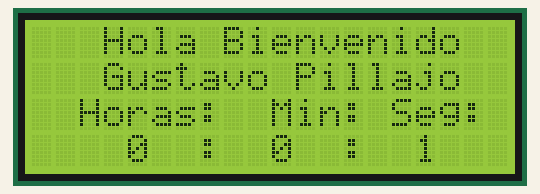
Simulated run of this sketch. Board: Arduino Uno, built with avr-gcc and run on an emulated ATmega328P. Parts: 20×4 character LCD.

Above: at 1.1 s.
At 4.1 s:
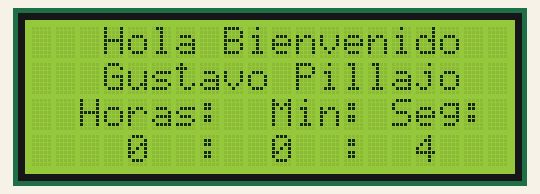
At 9.1 s:
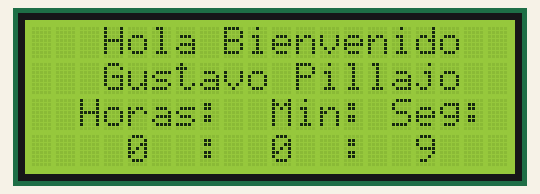
At 15.1 s:
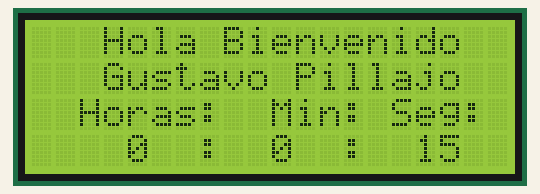
At 20.1 s:
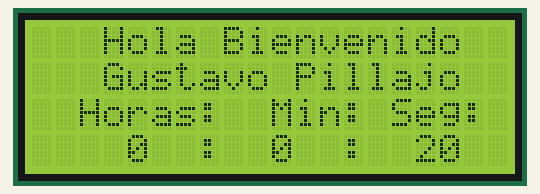
At 38.1 s:
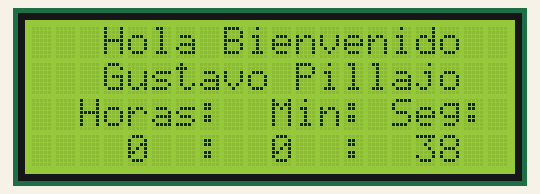

Measured:
- what the display in image 1 shows lasts 1.0 s, from 4.1 s to 5.1 s

The sketch:

PillajoGustavo_DEBER_4.3_SE.ino
```cpp
/*
 * DEBER 4.3
 * TEMA: TIMER 2
 * NOMBRE: GUSTAVO PILLAJO
 * La modificacion que se realizo fue colocar lineas de codigo con la informacion
 * que solicita en la activida de mensaje de bienvenida, nombre y apellido.
 */
 #include <MsTimer2.h>    //libreria timer 2
 #include <LiquidCrystal.h>  //libreria lcd

 LiquidCrystal lcd(13,12,11,10,9,8);

 int segundos=0;  //variables para reloj
 int minutos=0;
 int horas=0;
void setup() {
  lcd.begin(20,4);
  MsTimer2::set(1000,reloj);
  MsTimer2::start();


}

void loop() {
}
void reloj(){
  if(segundos<60){
    segundos++;       //
    }
    else{
      segundos=0;
      if(minutos<60){  //condicion de minitos
        minutos++;     //incremento de minutos
        }
        else{
          minutos=0;
          if(horas<24){     //condicion de horas
            horas++;       //incremento de horas
            }
            else{
              horas=0;   //reinicio de horas
              }
          }
      }
      lcd.clear();   //borrar el mensaje anterior
      lcd.setCursor(3,0);
      lcd.print("Hola Bienvenido");
      lcd.setCursor(3,1);
      lcd.print("Gustavo Pillajo");
      lcd.setCursor(2,2);  //ubicacion de lcd
      lcd.print(String("Horas:  ")+String("Min: ")+String("Seg: ")); //mensaje de impresion
      lcd.setCursor(4,3);  //ubicacion de lcd
      lcd.print(String(horas)+String("  :  ")+String(minutos)+String("  :  ")+String(segundos));
  }
```
